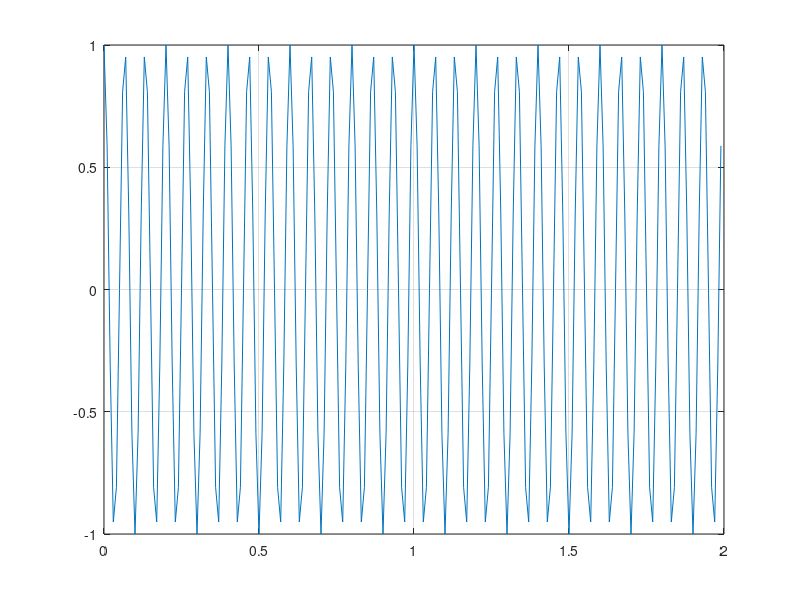
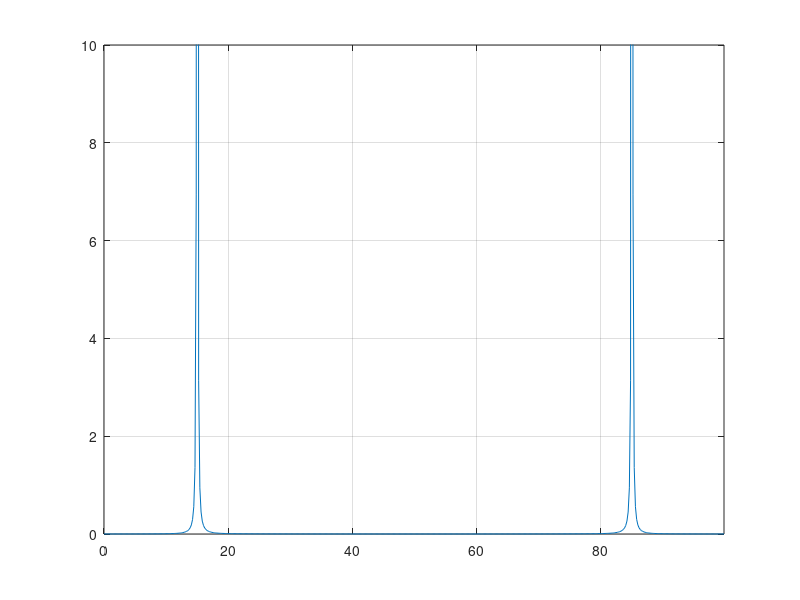
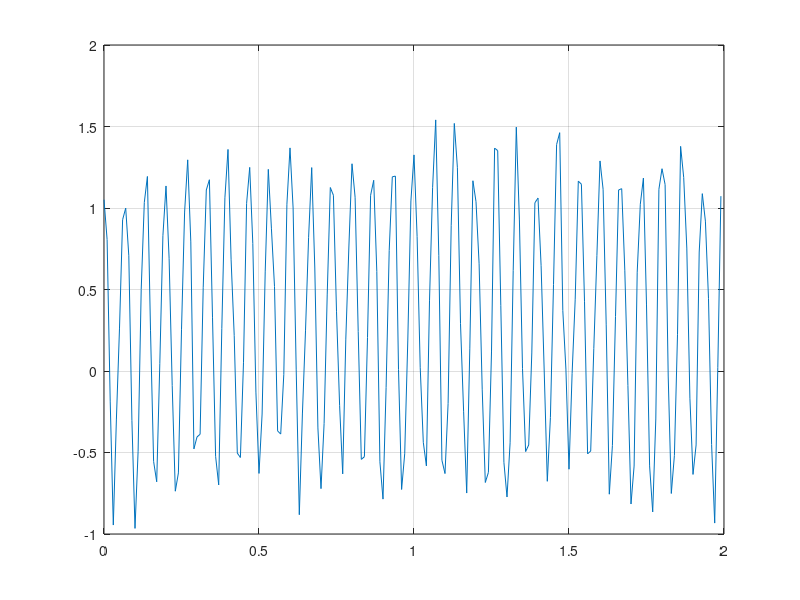
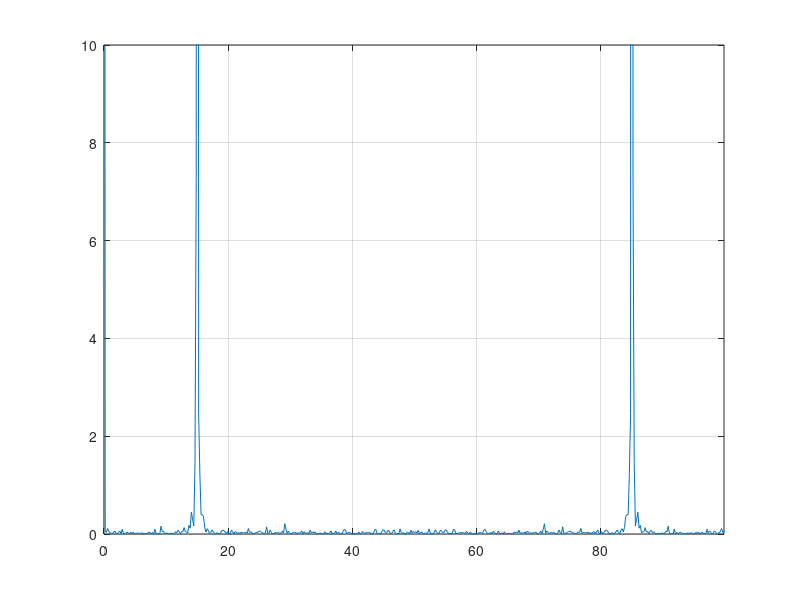

Write the MATLAB code that produced these figures, in order.
f = 15;
x = 0:0.01:8*pi;
y = sin(2*pi*f*x+pi/2);
plot(x(1:200),y(1:200))
grid
figure
spectrum = fft(y,512);

norm_spectrum = spectrum.*conj(spectrum)/512;
f=100*(0:511)/512;
plot(f, norm_spectrum(1:512))
axis([0 max(f) 0 10])
grid

y_noise = y + 0.6 * rand(size(x));
figure
plot(x(1:200),y_noise(1:200));
grid
spectrum_noise = fft(y_noise,512);
noise_spectrum = spectrum_noise.*conj(spectrum_noise)/512;
figure
plot(f, noise_spectrum(1:512))
axis([0 max(f) 0 10])
grid
